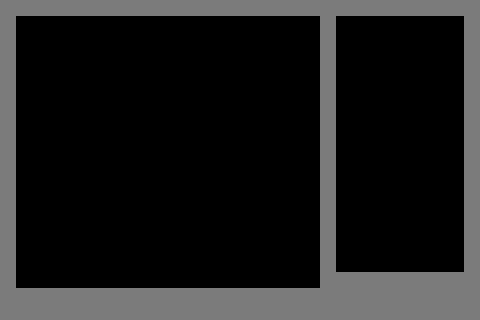

Tiled map render using the project's own tile images. Description and the whole map definition, tile-layer contents included, below:
An orthogonal 30x20 tile map with 16x16 px tiles, 1 tile layer (Wall), 3 hidden layers not drawn, 2 tilesets.

<map version="1.8" tiledversion="1.8.2" orientation="orthogonal" renderorder="right-down" width="30" height="20" tilewidth="16" tileheight="16" infinite="0" nextlayerid="7" nextobjectid="1">
 <tileset firstgid="1" name="cityscape" tilewidth="16" tileheight="16" tilecount="25" columns="5">
  <image source="cityscape.png" width="80" height="80" />
 </tileset>
 <tileset firstgid="26" name="Plains" tilewidth="16" tileheight="16" tilecount="25" columns="5">
  <image source="Plains.png" width="80" height="80" />
 </tileset>
 <layer id="5" name="Wall" width="30" height="20">
  <properties>
   <property name="Collidable" type="bool" value="true" />
  </properties>
  <data encoding="csv">
9,9,9,9,9,9,9,9,9,9,9,9,9,9,9,9,9,9,9,9,9,9,9,9,1,1,1,1,1,1,
9,0,0,0,0,0,0,0,0,0,0,0,0,0,0,0,0,0,0,0,1,0,0,0,0,0,0,0,0,1,
9,0,0,0,0,0,0,0,0,0,0,0,0,0,0,0,0,0,0,0,1,0,0,0,0,0,0,0,0,1,
9,0,0,0,0,0,0,0,0,0,0,0,0,0,0,0,0,0,0,0,1,0,0,0,0,0,0,0,0,1,
9,0,0,0,0,0,0,0,0,0,0,0,0,0,0,0,0,0,0,0,1,0,0,0,0,0,0,0,0,1,
9,0,0,0,0,0,0,0,0,0,0,0,0,0,0,0,0,0,0,0,1,0,0,0,0,0,0,0,0,1,
9,0,0,0,0,0,0,0,0,0,0,0,0,0,0,0,0,0,0,0,1,0,0,0,0,0,0,0,0,1,
9,0,0,0,0,0,0,0,0,0,0,0,0,0,0,0,0,0,0,0,1,0,0,0,0,0,0,0,0,1,
9,0,0,0,0,0,0,0,0,0,0,0,0,0,0,0,0,0,0,0,1,0,0,0,0,0,0,0,0,1,
9,0,0,0,0,0,0,0,0,0,0,0,0,0,0,0,0,0,0,0,1,0,0,0,0,0,0,0,0,1,
9,0,0,0,0,0,0,0,0,0,0,0,0,0,0,0,0,0,0,0,1,0,0,0,0,0,0,0,0,1,
9,0,0,0,0,0,0,0,0,0,0,0,0,0,0,0,0,0,0,0,1,0,0,0,0,0,0,0,0,1,
9,0,0,0,0,0,0,0,0,0,0,0,0,0,0,0,0,0,0,0,1,0,0,0,0,0,0,0,0,1,
9,0,0,0,0,0,0,0,0,0,0,0,0,0,0,0,0,0,0,0,1,0,0,0,0,0,0,0,0,1,
9,0,0,0,0,0,0,0,0,0,0,0,0,0,0,0,0,0,0,0,1,0,0,0,0,0,0,0,0,1,
9,0,0,0,0,0,0,0,0,0,0,0,0,0,0,0,0,0,0,0,1,0,0,0,0,0,0,0,0,1,
9,0,0,0,0,0,0,0,0,0,0,0,0,0,0,0,0,0,0,0,1,0,0,0,0,0,0,0,0,1,
2684354561,44,44,44,44,44,44,44,44,44,44,44,44,44,44,44,44,44,44,44,1,1,1,1,1,1,1,1,1,1,
2684354561,2684354561,1,1,1,1,1,1,1,1,1,1,1,1,1,1,1,1,1,1,1,1,1,1,1,1,1,1,1,1,
1,1,1,1,1,1,1,1,1,1,1,1,1,1,1,1,1,1,1,1,1,1,1,1,1,1,1,1,1,1
</data>
 </layer>
 <layer id="2" name="Background" width="30" height="20" visible="0" locked="1">
  <data encoding="csv">
20,20,20,20,20,20,20,20,20,20,20,20,20,20,20,20,20,20,20,20,20,20,20,20,20,20,20,20,20,20,
20,20,20,20,20,20,20,20,20,20,20,20,20,20,20,20,20,20,20,20,20,20,20,20,20,20,20,20,20,20,
20,20,20,20,20,20,20,20,20,20,20,20,20,20,20,20,20,20,20,20,20,20,20,20,20,20,20,20,20,20,
20,20,20,20,20,20,20,20,20,20,20,20,20,20,20,20,20,20,20,20,20,20,20,20,20,20,20,20,20,20,
19,19,19,19,19,19,19,19,19,19,19,19,19,19,19,19,19,19,19,19,19,19,19,19,19,19,19,19,19,19,
19,19,19,19,19,19,19,19,19,19,19,19,19,19,19,19,19,19,19,19,19,19,19,19,19,19,19,19,19,19,
19,19,19,19,19,19,19,19,19,19,19,19,19,19,19,19,19,19,19,19,19,19,19,19,19,19,19,19,19,19,
19,19,19,19,19,19,19,19,19,19,19,19,19,19,19,19,19,19,19,19,19,19,19,19,19,19,19,19,19,19,
19,19,19,19,19,19,19,19,19,19,19,19,19,19,19,19,19,19,19,19,19,19,19,19,19,19,19,19,19,19,
24,24,24,24,24,24,24,24,24,24,24,24,24,24,24,24,24,24,24,24,24,24,24,24,24,24,24,24,24,24,
24,24,24,24,24,24,24,24,24,24,24,24,24,24,24,24,24,24,24,24,24,24,24,24,24,24,24,24,24,24,
25,25,25,25,25,25,25,25,25,25,25,25,25,25,25,25,25,25,25,25,25,25,25,25,25,25,25,25,25,25,
25,25,25,25,25,25,25,25,25,25,25,25,25,25,25,25,25,25,25,25,25,25,25,25,25,25,25,25,25,25,
12,13,13,13,13,13,13,13,13,13,13,13,13,13,13,13,13,13,13,13,13,13,13,13,13,13,13,13,12,13,
12,12,12,12,12,12,12,12,12,12,12,12,12,12,12,12,12,12,12,12,12,12,12,12,12,13,12,13,12,13,
2,2,2,2,2,2,2,2,2,2,2,2,2,2,2,2,2,2,2,2,2,2,2,2,2,2,2,2,2,2,
9,9,9,9,8,9,9,9,9,9,9,9,9,9,9,8,9,9,9,9,9,9,9,9,9,9,8,9,9,9,
1,1,1,1,8,9,1,1,1,1,1,1,1,1,1,8,9,1,1,1,1,1,1,1,1,1,8,9,1,1,
1,1,1,1,8,9,1,1,1,1,1,1,1,1,1,8,9,1,1,1,1,1,1,1,1,1,8,9,1,1,
2,2,2,2,2,2,2,2,2,2,2,2,2,2,2,2,2,2,2,2,2,2,2,2,2,2,2,2,2,2
</data>
 </layer>
 <layer id="6" name="Buildings" width="30" height="20" visible="0">
  <data encoding="csv">
0,0,0,0,0,0,0,0,0,0,0,0,0,0,0,0,0,0,0,0,0,0,0,0,0,0,0,0,0,0,
0,0,0,0,0,0,0,0,0,0,0,0,0,0,0,0,0,0,0,0,0,0,0,0,0,0,0,0,0,0,
0,0,0,0,0,0,0,0,0,0,0,0,0,0,0,0,0,0,0,0,0,0,0,0,0,0,0,0,0,0,
0,0,0,0,0,0,0,0,0,0,0,0,0,0,0,0,0,0,0,0,0,0,0,0,0,0,0,0,0,0,
0,0,0,0,0,0,0,0,0,0,0,0,0,0,0,0,0,0,0,0,0,0,0,0,0,0,0,0,0,0,
0,0,0,0,0,0,0,0,0,0,0,0,0,0,0,0,0,0,0,0,0,0,0,0,0,0,0,0,0,0,
0,0,0,0,0,0,0,0,0,0,0,0,0,0,0,0,0,0,0,0,0,0,0,0,0,0,0,0,0,0,
0,0,0,0,0,0,0,0,23,0,0,0,0,0,0,0,0,0,0,0,22,0,0,0,0,0,0,0,0,0,
0,0,17,17,0,0,0,0,23,23,0,0,0,0,0,0,0,0,0,0,17,17,0,0,0,0,0,0,0,17,
43,43,17,17,0,0,0,0,18,18,22,22,0,0,18,18,0,0,0,0,17,17,0,0,0,0,0,0,17,17,
43,43,17,17,22,22,23,23,23,18,17,17,22,17,23,18,43,43,18,18,22,17,22,22,22,23,23,17,17,17,
23,23,17,17,17,17,18,18,18,18,17,17,17,22,23,18,43,43,23,23,17,17,17,17,17,18,18,22,22,22,
23,23,17,17,22,22,23,23,18,23,22,22,17,17,23,23,23,23,23,23,22,22,22,22,22,23,23,22,17,17,
0,0,0,44,0,0,0,0,0,0,0,0,0,0,0,0,0,0,0,0,0,0,0,0,0,0,0,0,0,0,
0,0,0,0,0,0,0,0,0,0,0,0,0,0,0,0,0,0,0,0,0,0,0,0,0,0,0,0,0,0,
0,0,0,0,0,0,0,0,0,0,0,0,0,0,0,0,0,0,0,0,0,0,0,0,0,0,0,0,0,0,
0,0,0,0,0,0,0,0,0,0,0,0,0,0,0,0,0,0,0,0,0,0,0,0,0,0,0,0,0,0,
0,0,0,0,0,0,0,0,0,0,0,0,0,0,0,0,0,0,0,0,0,0,0,0,0,0,0,0,0,0,
0,0,0,0,0,0,0,0,0,0,0,0,0,0,0,0,0,0,0,0,0,0,0,0,0,0,0,0,0,0,
0,0,0,0,0,0,0,0,0,0,0,0,0,0,0,0,0,0,0,0,0,0,0,0,0,0,0,0,0,0
</data>
 </layer>
 <layer id="1" name="Objects" width="30" height="20" visible="0">
  <data encoding="csv">
0,0,0,0,0,0,0,0,0,0,0,0,0,0,0,0,0,0,0,0,0,0,0,0,0,0,0,0,0,0,
0,0,0,0,0,0,0,0,0,0,0,0,0,0,0,0,0,0,0,0,0,0,0,0,0,0,0,0,0,0,
0,0,0,0,0,0,0,0,0,0,0,0,0,0,0,0,0,0,0,0,0,0,0,0,0,0,0,0,0,0,
0,0,0,0,0,0,0,0,0,0,0,0,0,0,0,0,0,0,0,0,0,0,0,0,0,0,0,0,0,0,
0,0,0,0,0,0,0,0,0,0,0,0,0,0,0,0,0,0,0,0,0,0,0,0,0,0,0,0,0,0,
0,0,0,0,0,0,0,0,0,0,0,0,0,0,0,0,0,0,0,0,0,0,0,0,0,0,0,0,0,0,
0,0,0,0,0,0,0,0,0,0,0,0,0,0,0,0,0,0,0,0,0,0,0,0,0,0,0,0,0,0,
0,0,0,0,0,0,0,0,0,0,0,0,0,0,0,0,0,0,0,0,0,0,0,0,0,0,0,0,0,0,
0,0,0,0,0,0,0,0,0,0,0,0,0,0,0,0,0,0,0,0,0,0,0,0,0,0,0,0,0,0,
0,0,0,0,0,0,0,0,0,0,0,0,0,0,0,0,0,0,0,0,0,0,0,0,0,0,0,0,0,0,
0,0,0,0,0,0,0,0,0,0,0,0,0,0,0,0,0,0,0,0,0,0,0,0,0,0,0,0,0,0,
0,0,0,0,0,0,0,0,0,0,0,0,0,0,0,0,0,0,0,0,0,0,0,0,0,0,0,0,0,0,
0,0,0,0,0,0,0,0,0,0,0,0,0,0,0,0,0,0,0,0,0,0,0,0,0,0,0,0,0,0,
0,6,0,0,0,0,0,6,0,0,0,0,6,0,0,0,0,0,6,0,0,0,0,6,0,0,0,0,0,6,
0,11,0,0,0,10,0,11,0,3,0,0,11,0,0,0,10,0,11,0,0,0,0,11,0,0,0,10,0,11,
0,16,0,7,0,15,0,16,0,4,0,0,16,0,7,0,15,0,16,0,0,0,0,16,0,7,0,15,0,16,
14,0,0,0,0,0,0,0,0,0,0,0,0,0,0,0,0,0,0,0,14,0,0,0,0,0,0,0,0,14,
14,0,0,0,0,0,0,0,0,0,0,0,0,0,0,0,0,0,0,0,14,0,0,0,0,0,0,0,0,14,
14,0,0,0,0,0,0,0,0,0,0,0,0,0,0,0,0,0,0,0,14,0,0,0,0,0,0,0,0,14,
5,5,5,5,5,5,5,5,5,5,5,5,5,5,5,5,5,5,5,5,5,5,5,5,5,5,5,5,5,5
</data>
 </layer>
</map>
